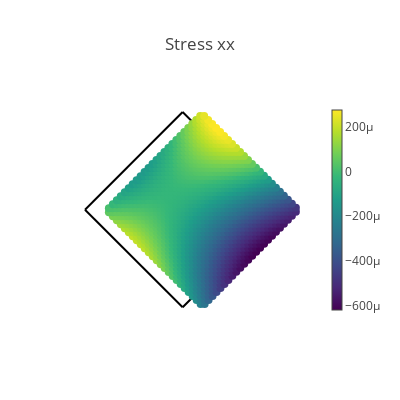
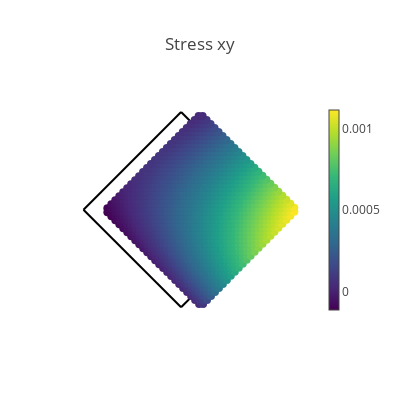
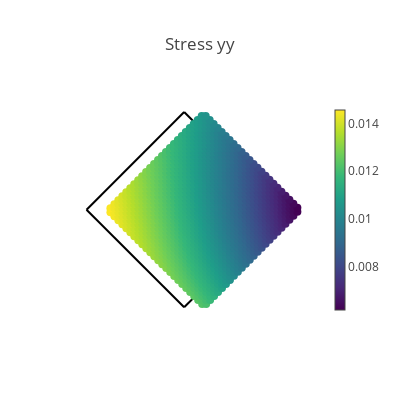
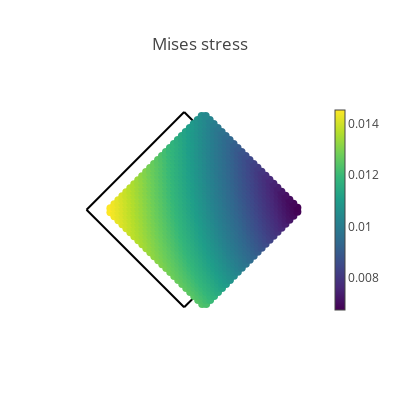

The cell these charts' notebook holds for them, in order:
### Markdown cell above
## Visualization of results

### Code cell
# Create a validation domain different from the training domain
val_x, val_y = np.meshgrid(np.linspace(0, L, 50), np.linspace(0, L, 50))
val_domain = np.vstack([val_x.ravel(), val_y.ravel()]).T
mask_right_top = val_domain[:, 0] + val_domain[:,1] <(1.5*L)
mask_left_top = val_domain[mask_right_top][:, 1] - val_domain[mask_right_top][:, 0] <(0.5*L)
mask_right_bottom = val_domain[mask_right_top][mask_left_top][:, 0] - val_domain[mask_right_top][mask_left_top][:,1] <(0.5*L)
mask_left_bottom = val_domain[mask_right_top][mask_left_top][mask_right_bottom][:, 0] + val_domain[mask_right_top][mask_left_top][mask_right_bottom][:,1] >(0.5*L)
val = torch.tensor(val_domain[mask_right_top][mask_left_top][mask_right_bottom][mask_left_bottom], requires_grad=True).double()


# Compute model predictions on the validation domain
disp = net(val)
def_val = val + disp
stress = torch.vmap(sigma)(val)
mises = torch.sqrt(
    stress[:, 0, 0] ** 2
    + stress[:, 1, 1] ** 2
    - stress[:, 0, 0] * stress[:, 1, 1]
    + 3 * stress[:, 0, 1] ** 2
)
# print([loss.item() for loss in compute_les(val)])

@torch.no_grad()
def make_plot(x, y, variable, title, cmap=sequential.Viridis, size=8.0):
    fig = go.Figure()

    # Plot boundaries
    m = dict(color="black")
    fig.add_trace(go.Scatter(x=left_top[:, 0], y=left_top[:, 1], mode="lines", marker=m))
    fig.add_trace(go.Scatter(x=left_bottom[:, 0], y=left_bottom[:, 1], mode="lines", marker=m))
    fig.add_trace(go.Scatter(x=right_top[:, 0], y=right_top[:, 1], mode="lines", marker=m))
    fig.add_trace(go.Scatter(x=right_bottom[:, 0], y=right_bottom[:, 1], mode="lines", marker=m))

    # Plot variable values
    m = dict(color=variable, colorscale=cmap, size=size, colorbar=dict(thickness=10))
    fig.add_trace(go.Scatter(x=x, y=y, marker=m, mode="markers"))

    # plot settings
    fig.layout.yaxis.scaleanchor = "x"
    fig.update_layout(
        template="none", width=400, height=400, title=title, showlegend=False
    )
    fig.update_xaxes(visible=False)
    fig.update_yaxes(visible=False)
    fig.show()


# Compute data error
print(np.shape(val))
s_data = func(val) 
print(np.shape(s_data))
s_pred = torch.vmap(sigma)(val)
print(np.shape(s_pred))
ds_xx = s_data[:, 0] - s_pred[:, 0, 0]
ds_yy = s_data[:, 1] - s_pred[:, 1, 1]
ds_xy = s_data[:, 2] - s_pred[:, 0, 1]


# Plot stresses
make_plot(*def_val.T, stress[:, 0, 0], "Stress xx")
make_plot(*def_val.T, stress[:, 0, 1], "Stress xy")
make_plot(*def_val.T, stress[:, 1, 1], "Stress yy")
make_plot(*def_val.T, mises, "Mises stress")

# Plot displacements
make_plot(*def_val.T, disp[:, 0], "Displacement in x", cmap=sequential.Inferno)
make_plot(*def_val.T, disp[:, 1], "Displacement in y", cmap=sequential.Inferno)

# Plot stress errors
cmap = sequential.RdBu_r
make_plot(*val[:, 0:2].T, ds_xx, "Stress error xx", size=2.0, cmap=cmap)
make_plot(*val[:, 0:2].T, ds_yy, "Stress error yy", size=2.0, cmap=cmap)
make_plot(*val[:, 0:2].T, ds_xy, "Stress error xy", size=2.0, cmap=cmap)

### Figure 1 — Plotly figure (JSON) as saved in the notebook; plotly's stock layout.template omitted (floating-point values rounded to 4 significant figures; data arrays with more than 128 entries replaced by an {"elided": "..."} marker saying what was removed)
{"data": [{"marker": {"color": "black"}, "mode": "lines", "type": "scatter", "x": [0, 0.02083, 0.04167, 0.0625, 0.08333, 0.1042, 0.125, 0.1458, 0.1667, 0.1875, 0.2083, 0.2292, 0.25, 0.2708, 0.2917, 0.3125, 0.3333, 0.3542, 0.375, 0.3958, 0.4167, 0.4375, 0.4583, 0.4792, 0.5], "y": [0.5, 0.5208, 0.5417, 0.5625, 0.5833, 0.6042, 0.625, 0.6458, 0.6667, 0.6875, 0.7083, 0.7292, 0.75, 0.7708, 0.7917, 0.8125, 0.8333, 0.8542, 0.875, 0.8958, 0.9167, 0.9375, 0.9583, 0.9792, 1]}, {"marker": {"color": "black"}, "mode": "lines", "type": "scatter", "x": [0, 0.02083, 0.04167, 0.0625, 0.08333, 0.1042, 0.125, 0.1458, 0.1667, 0.1875, 0.2083, 0.2292, 0.25, 0.2708, 0.2917, 0.3125, 0.3333, 0.3542, 0.375, 0.3958, 0.4167, 0.4375, 0.4583, 0.4792, 0.5], "y": [0.5, 0.4792, 0.4583, 0.4375, 0.4167, 0.3958, 0.375, 0.3542, 0.3333, 0.3125, 0.2917, 0.2708, 0.25, 0.2292, 0.2083, 0.1875, 0.1667, 0.1458, 0.125, 0.1042, 0.08333, 0.0625, 0.04167, 0.02083, 0]}, {"marker": {"color": "black"}, "mode": "lines", "type": "scatter", "x": [0.5, 0.5208, 0.5417, 0.5625, 0.5833, 0.6042, 0.625, 0.6458, 0.6667, 0.6875, 0.7083, 0.7292, 0.75, 0.7708, 0.7917, 0.8125, 0.8333, 0.8542, 0.875, 0.8958, 0.9167, 0.9375, 0.9583, 0.9792, 1], "y": [1, 0.9792, 0.9583, 0.9375, 0.9167, 0.8958, 0.875, 0.8542, 0.8333, 0.8125, 0.7917, 0.7708, 0.75, 0.7292, 0.7083, 0.6875, 0.6667, 0.6458, 0.625, 0.6042, 0.5833, 0.5625, 0.5417, 0.5208, 0.5]}, {"marker": {"color": "black"}, "mode": "lines", "type": "scatter", "x": [0.5, 0.5208, 0.5417, 0.5625, 0.5833, 0.6042, 0.625, 0.6458, 0.6667, 0.6875, 0.7083, 0.7292, 0.75, 0.7708, 0.7917, 0.8125, 0.8333, 0.8542, 0.875, 0.8958, 0.9167, 0.9375, 0.9583, 0.9792, 1], "y": [0, 0.02083, 0.04167, 0.0625, 0.08333, 0.1042, 0.125, 0.1458, 0.1667, 0.1875, 0.2083, 0.2292, 0.25, 0.2708, 0.2917, 0.3125, 0.3333, 0.3542, 0.375, 0.3958, 0.4167, 0.4375, 0.4583, 0.4792, 0.5]}, {"marker": {"color": {"elided": "1200 float values"}, "colorbar": {"thickness": 10}, "colorscale": [[0, "#440154"], [0.1111, "#482878"], [0.2222, "#3e4989"], [0.3333, "#31688e"], [0.4444, "#26828e"], [0.5556, "#1f9e89"], [0.6667, "#35b779"], [0.7778, "#6ece58"], [0.8889, "#b5de2b"], [1, "#fde725"]], "size": 8}, "mode": "markers", "type": "scatter", "x": {"elided": "1200 float values"}, "y": {"elided": "1200 float values"}}], "layout": {"height": 400, "showlegend": false, "title": {"text": "Stress xx"}, "width": 400, "xaxis": {"visible": false}, "yaxis": {"scaleanchor": "x", "visible": false}}}

### Figure 2 — Plotly figure (JSON) as saved in the notebook; plotly's stock layout.template omitted (floating-point values rounded to 4 significant figures; data arrays with more than 128 entries replaced by an {"elided": "..."} marker saying what was removed)
{"data": [{"marker": {"color": "black"}, "mode": "lines", "type": "scatter", "x": [0, 0.02083, 0.04167, 0.0625, 0.08333, 0.1042, 0.125, 0.1458, 0.1667, 0.1875, 0.2083, 0.2292, 0.25, 0.2708, 0.2917, 0.3125, 0.3333, 0.3542, 0.375, 0.3958, 0.4167, 0.4375, 0.4583, 0.4792, 0.5], "y": [0.5, 0.5208, 0.5417, 0.5625, 0.5833, 0.6042, 0.625, 0.6458, 0.6667, 0.6875, 0.7083, 0.7292, 0.75, 0.7708, 0.7917, 0.8125, 0.8333, 0.8542, 0.875, 0.8958, 0.9167, 0.9375, 0.9583, 0.9792, 1]}, {"marker": {"color": "black"}, "mode": "lines", "type": "scatter", "x": [0, 0.02083, 0.04167, 0.0625, 0.08333, 0.1042, 0.125, 0.1458, 0.1667, 0.1875, 0.2083, 0.2292, 0.25, 0.2708, 0.2917, 0.3125, 0.3333, 0.3542, 0.375, 0.3958, 0.4167, 0.4375, 0.4583, 0.4792, 0.5], "y": [0.5, 0.4792, 0.4583, 0.4375, 0.4167, 0.3958, 0.375, 0.3542, 0.3333, 0.3125, 0.2917, 0.2708, 0.25, 0.2292, 0.2083, 0.1875, 0.1667, 0.1458, 0.125, 0.1042, 0.08333, 0.0625, 0.04167, 0.02083, 0]}, {"marker": {"color": "black"}, "mode": "lines", "type": "scatter", "x": [0.5, 0.5208, 0.5417, 0.5625, 0.5833, 0.6042, 0.625, 0.6458, 0.6667, 0.6875, 0.7083, 0.7292, 0.75, 0.7708, 0.7917, 0.8125, 0.8333, 0.8542, 0.875, 0.8958, 0.9167, 0.9375, 0.9583, 0.9792, 1], "y": [1, 0.9792, 0.9583, 0.9375, 0.9167, 0.8958, 0.875, 0.8542, 0.8333, 0.8125, 0.7917, 0.7708, 0.75, 0.7292, 0.7083, 0.6875, 0.6667, 0.6458, 0.625, 0.6042, 0.5833, 0.5625, 0.5417, 0.5208, 0.5]}, {"marker": {"color": "black"}, "mode": "lines", "type": "scatter", "x": [0.5, 0.5208, 0.5417, 0.5625, 0.5833, 0.6042, 0.625, 0.6458, 0.6667, 0.6875, 0.7083, 0.7292, 0.75, 0.7708, 0.7917, 0.8125, 0.8333, 0.8542, 0.875, 0.8958, 0.9167, 0.9375, 0.9583, 0.9792, 1], "y": [0, 0.02083, 0.04167, 0.0625, 0.08333, 0.1042, 0.125, 0.1458, 0.1667, 0.1875, 0.2083, 0.2292, 0.25, 0.2708, 0.2917, 0.3125, 0.3333, 0.3542, 0.375, 0.3958, 0.4167, 0.4375, 0.4583, 0.4792, 0.5]}, {"marker": {"color": {"elided": "1200 float values"}, "colorbar": {"thickness": 10}, "colorscale": [[0, "#440154"], [0.1111, "#482878"], [0.2222, "#3e4989"], [0.3333, "#31688e"], [0.4444, "#26828e"], [0.5556, "#1f9e89"], [0.6667, "#35b779"], [0.7778, "#6ece58"], [0.8889, "#b5de2b"], [1, "#fde725"]], "size": 8}, "mode": "markers", "type": "scatter", "x": {"elided": "1200 float values"}, "y": {"elided": "1200 float values"}}], "layout": {"height": 400, "showlegend": false, "title": {"text": "Stress xy"}, "width": 400, "xaxis": {"visible": false}, "yaxis": {"scaleanchor": "x", "visible": false}}}

### Figure 3 — Plotly figure (JSON) as saved in the notebook; plotly's stock layout.template omitted (floating-point values rounded to 4 significant figures; data arrays with more than 128 entries replaced by an {"elided": "..."} marker saying what was removed)
{"data": [{"marker": {"color": "black"}, "mode": "lines", "type": "scatter", "x": [0, 0.02083, 0.04167, 0.0625, 0.08333, 0.1042, 0.125, 0.1458, 0.1667, 0.1875, 0.2083, 0.2292, 0.25, 0.2708, 0.2917, 0.3125, 0.3333, 0.3542, 0.375, 0.3958, 0.4167, 0.4375, 0.4583, 0.4792, 0.5], "y": [0.5, 0.5208, 0.5417, 0.5625, 0.5833, 0.6042, 0.625, 0.6458, 0.6667, 0.6875, 0.7083, 0.7292, 0.75, 0.7708, 0.7917, 0.8125, 0.8333, 0.8542, 0.875, 0.8958, 0.9167, 0.9375, 0.9583, 0.9792, 1]}, {"marker": {"color": "black"}, "mode": "lines", "type": "scatter", "x": [0, 0.02083, 0.04167, 0.0625, 0.08333, 0.1042, 0.125, 0.1458, 0.1667, 0.1875, 0.2083, 0.2292, 0.25, 0.2708, 0.2917, 0.3125, 0.3333, 0.3542, 0.375, 0.3958, 0.4167, 0.4375, 0.4583, 0.4792, 0.5], "y": [0.5, 0.4792, 0.4583, 0.4375, 0.4167, 0.3958, 0.375, 0.3542, 0.3333, 0.3125, 0.2917, 0.2708, 0.25, 0.2292, 0.2083, 0.1875, 0.1667, 0.1458, 0.125, 0.1042, 0.08333, 0.0625, 0.04167, 0.02083, 0]}, {"marker": {"color": "black"}, "mode": "lines", "type": "scatter", "x": [0.5, 0.5208, 0.5417, 0.5625, 0.5833, 0.6042, 0.625, 0.6458, 0.6667, 0.6875, 0.7083, 0.7292, 0.75, 0.7708, 0.7917, 0.8125, 0.8333, 0.8542, 0.875, 0.8958, 0.9167, 0.9375, 0.9583, 0.9792, 1], "y": [1, 0.9792, 0.9583, 0.9375, 0.9167, 0.8958, 0.875, 0.8542, 0.8333, 0.8125, 0.7917, 0.7708, 0.75, 0.7292, 0.7083, 0.6875, 0.6667, 0.6458, 0.625, 0.6042, 0.5833, 0.5625, 0.5417, 0.5208, 0.5]}, {"marker": {"color": "black"}, "mode": "lines", "type": "scatter", "x": [0.5, 0.5208, 0.5417, 0.5625, 0.5833, 0.6042, 0.625, 0.6458, 0.6667, 0.6875, 0.7083, 0.7292, 0.75, 0.7708, 0.7917, 0.8125, 0.8333, 0.8542, 0.875, 0.8958, 0.9167, 0.9375, 0.9583, 0.9792, 1], "y": [0, 0.02083, 0.04167, 0.0625, 0.08333, 0.1042, 0.125, 0.1458, 0.1667, 0.1875, 0.2083, 0.2292, 0.25, 0.2708, 0.2917, 0.3125, 0.3333, 0.3542, 0.375, 0.3958, 0.4167, 0.4375, 0.4583, 0.4792, 0.5]}, {"marker": {"color": {"elided": "1200 float values"}, "colorbar": {"thickness": 10}, "colorscale": [[0, "#440154"], [0.1111, "#482878"], [0.2222, "#3e4989"], [0.3333, "#31688e"], [0.4444, "#26828e"], [0.5556, "#1f9e89"], [0.6667, "#35b779"], [0.7778, "#6ece58"], [0.8889, "#b5de2b"], [1, "#fde725"]], "size": 8}, "mode": "markers", "type": "scatter", "x": {"elided": "1200 float values"}, "y": {"elided": "1200 float values"}}], "layout": {"height": 400, "showlegend": false, "title": {"text": "Stress yy"}, "width": 400, "xaxis": {"visible": false}, "yaxis": {"scaleanchor": "x", "visible": false}}}

### Figure 4 — Plotly figure (JSON) as saved in the notebook; plotly's stock layout.template omitted (floating-point values rounded to 4 significant figures; data arrays with more than 128 entries replaced by an {"elided": "..."} marker saying what was removed)
{"data": [{"marker": {"color": "black"}, "mode": "lines", "type": "scatter", "x": [0, 0.02083, 0.04167, 0.0625, 0.08333, 0.1042, 0.125, 0.1458, 0.1667, 0.1875, 0.2083, 0.2292, 0.25, 0.2708, 0.2917, 0.3125, 0.3333, 0.3542, 0.375, 0.3958, 0.4167, 0.4375, 0.4583, 0.4792, 0.5], "y": [0.5, 0.5208, 0.5417, 0.5625, 0.5833, 0.6042, 0.625, 0.6458, 0.6667, 0.6875, 0.7083, 0.7292, 0.75, 0.7708, 0.7917, 0.8125, 0.8333, 0.8542, 0.875, 0.8958, 0.9167, 0.9375, 0.9583, 0.9792, 1]}, {"marker": {"color": "black"}, "mode": "lines", "type": "scatter", "x": [0, 0.02083, 0.04167, 0.0625, 0.08333, 0.1042, 0.125, 0.1458, 0.1667, 0.1875, 0.2083, 0.2292, 0.25, 0.2708, 0.2917, 0.3125, 0.3333, 0.3542, 0.375, 0.3958, 0.4167, 0.4375, 0.4583, 0.4792, 0.5], "y": [0.5, 0.4792, 0.4583, 0.4375, 0.4167, 0.3958, 0.375, 0.3542, 0.3333, 0.3125, 0.2917, 0.2708, 0.25, 0.2292, 0.2083, 0.1875, 0.1667, 0.1458, 0.125, 0.1042, 0.08333, 0.0625, 0.04167, 0.02083, 0]}, {"marker": {"color": "black"}, "mode": "lines", "type": "scatter", "x": [0.5, 0.5208, 0.5417, 0.5625, 0.5833, 0.6042, 0.625, 0.6458, 0.6667, 0.6875, 0.7083, 0.7292, 0.75, 0.7708, 0.7917, 0.8125, 0.8333, 0.8542, 0.875, 0.8958, 0.9167, 0.9375, 0.9583, 0.9792, 1], "y": [1, 0.9792, 0.9583, 0.9375, 0.9167, 0.8958, 0.875, 0.8542, 0.8333, 0.8125, 0.7917, 0.7708, 0.75, 0.7292, 0.7083, 0.6875, 0.6667, 0.6458, 0.625, 0.6042, 0.5833, 0.5625, 0.5417, 0.5208, 0.5]}, {"marker": {"color": "black"}, "mode": "lines", "type": "scatter", "x": [0.5, 0.5208, 0.5417, 0.5625, 0.5833, 0.6042, 0.625, 0.6458, 0.6667, 0.6875, 0.7083, 0.7292, 0.75, 0.7708, 0.7917, 0.8125, 0.8333, 0.8542, 0.875, 0.8958, 0.9167, 0.9375, 0.9583, 0.9792, 1], "y": [0, 0.02083, 0.04167, 0.0625, 0.08333, 0.1042, 0.125, 0.1458, 0.1667, 0.1875, 0.2083, 0.2292, 0.25, 0.2708, 0.2917, 0.3125, 0.3333, 0.3542, 0.375, 0.3958, 0.4167, 0.4375, 0.4583, 0.4792, 0.5]}, {"marker": {"color": {"elided": "1200 float values"}, "colorbar": {"thickness": 10}, "colorscale": [[0, "#440154"], [0.1111, "#482878"], [0.2222, "#3e4989"], [0.3333, "#31688e"], [0.4444, "#26828e"], [0.5556, "#1f9e89"], [0.6667, "#35b779"], [0.7778, "#6ece58"], [0.8889, "#b5de2b"], [1, "#fde725"]], "size": 8}, "mode": "markers", "type": "scatter", "x": {"elided": "1200 float values"}, "y": {"elided": "1200 float values"}}], "layout": {"height": 400, "showlegend": false, "title": {"text": "Mises stress"}, "width": 400, "xaxis": {"visible": false}, "yaxis": {"scaleanchor": "x", "visible": false}}}
